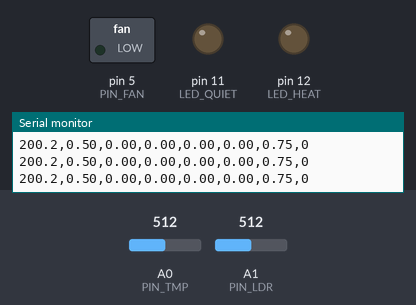
Bench run of a sketch on a simulated Arduino Uno, built with avr-gcc and run on an emulated ATmega328P. On the bench: switched loads named in the sketch (green lamp = pin HIGH), output pins drawn as LEDs (lit = HIGH), the last lines printed to the serial monitor. Inputs (shaded band) come from the test bench; at power-on: A1 (PIN_LDR) = 512, A0 (PIN_TMP) = 512.

Above: at 1.2 s.
1.3 s: A1 (PIN_LDR) set to 376
4.3 s: A1 (PIN_LDR) set to 343
At 5.6 s:
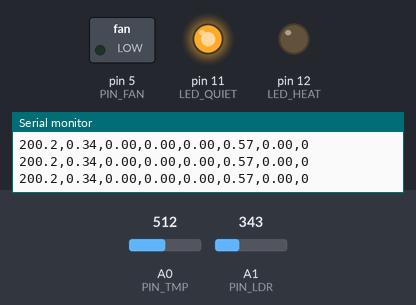
5.9 s: A0 (PIN_TMP) set to 240
8.9 s: A0 (PIN_TMP) set to 225
At 10.2 s:
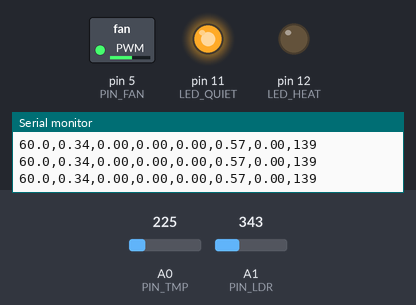
10.5 s: A0 (PIN_TMP) set to 122
At 11.7 s:
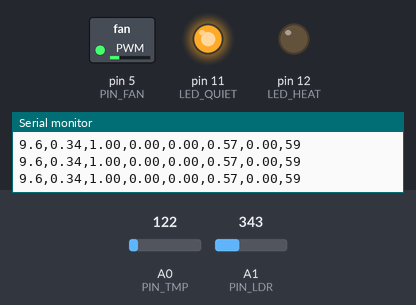
12.0 s: A1 (PIN_LDR) set to 511
At 12.8 s:
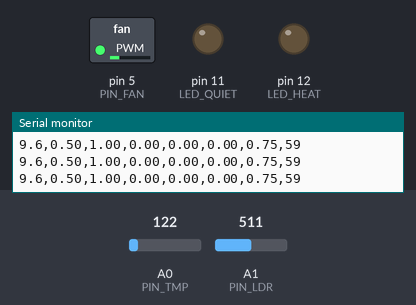
Timing chart, 0 to 14.6 s (numbered marks = the images above; inputs shaded):
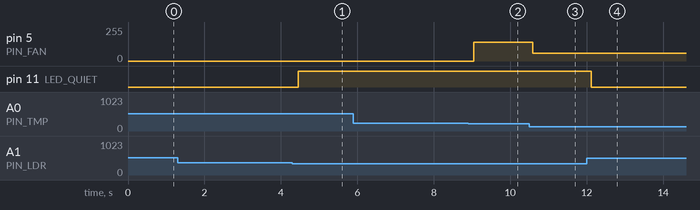

The sketch:

fuzzy_logic_smart_fan1.ino
```cpp
/*
  Fuzzy-Logic Smart Fan (Temperature → PWM)
  Platform: Arduino Uno (Tinkercad-ready)
  Inputs:
    - TMP36 on A0  (°C)
    - LDR divider on A1 (0..1 normalized proxy for illuminance)
  Output:
    - PWM on D5 to motor driver (BJT/MOSFET) with flyback diode
  Optional indicators:
    - D12 = HEAT ALERT (HOT)
    - D11 = QUIET MODE (DARK)
*/

const int PIN_FAN   = 5;
const int PIN_TMP   = A0;
const int PIN_LDR   = A1;
const int LED_HEAT  = 12;
const int LED_QUIET = 11;

// ---------- Sensing ----------
float readTempC_TMP36() {
  int r = analogRead(PIN_TMP);
  float v = r * (5.0f / 1023.0f);
  return (v - 0.5f) * 100.0f;  // TMP36: 10 mV/°C with 500 mV offset
}

float readLDRnorm() {
  int r = analogRead(PIN_LDR);
  // Normalize to 0..1 for fuzzy sets; add calibration if desired
  return r / 1023.0f;
}

// ---------- Membership functions ----------
float tri(float x, float a, float b, float c) {
  if (x <= a || x >= c) return 0.0f;
  if (x == b) return 1.0f;
  return (x < b) ? (x - a) / (b - a) : (c - x) / (c - b);
}

float trap(float x, float a, float b, float c, float d) {
  if (x <= a || x >= d) return 0.0f;
  if (x >= b && x <= c) return 1.0f;
  if (x > a && x < b)   return (x - a) / (b - a);
  /* x in (c, d) */     return (d - x) / (d - c);
}

// Temperature memberships (°C) — tune for your lab environment
float mu_COOL(float T) { return trap(T, -10, -10, 18, 22); } // strong below ~18, fades by ~22
float mu_WARM(float T) { return tri (T,  20,  26,  32); }    // peak near ~26
float mu_HOT (float T) { return trap(T,  28,  32,  50,  60); } // grows >~32

// Light memberships (0..1) from LDR normalization
float mu_DARK  (float L) { return trap(L, -0.1, -0.1, 0.25, 0.45); }
float mu_BRIGHT(float L) { return trap(L,  0.35, 0.55, 1.10, 1.10); }

// Output singletons for defuzzification (PWM 0..255)
const int Y_LOW  =  60;   // quiet
const int Y_MID  = 140;   // moderate
const int Y_HIGH = 230;   // strong

// Optional output smoothing (to reduce audible dithering)
int lastPWM = 0;
const int PWM_DEADBAND = 5;  // minimum change to apply

void setup() {
  pinMode(PIN_FAN,   OUTPUT);
  pinMode(LED_HEAT,  OUTPUT);
  pinMode(LED_QUIET, OUTPUT);
  analogWrite(PIN_FAN, 0);
  Serial.begin(115200);
  Serial.println("T_C,L_norm,COOL,WARM,HOT,DARK,BRIGHT,PWM");
}

void loop() {
  // 1) Sense
  float T = readTempC_TMP36();
  float L = readLDRnorm();

  // 2) Fuzzify
  float COOL = mu_COOL(T);
  float WARM = mu_WARM(T);
  float HOT  = mu_HOT(T);
  float DARK = mu_DARK(L);
  float BRGT = mu_BRIGHT(L);

  // 3) Rule base (Mamdani, min for AND)
  float r1 = COOL;               // IF COOL -> LOW
  float r2 = min(WARM, BRGT);    // IF WARM AND BRIGHT -> MID
  float r3 = min(WARM, DARK);    // IF WARM AND DARK -> LOW (quiet)
  float r4 = min(HOT,  BRGT);    // IF HOT  AND BRIGHT -> HIGH
  float r5 = min(HOT,  DARK);    // IF HOT  AND DARK  -> MID

  // 4) Defuzzify (centroid of singletons via weighted average)
  float num = r1*Y_LOW + r2*Y_MID + r3*Y_LOW + r4*Y_HIGH + r5*Y_MID;
  float den = r1 + r2 + r3 + r4 + r5 + 1e-6f;
  int pwm   = (int)constrain(num / den, 0, 255);

  // Optional deadband to prevent small oscillations
  if (abs(pwm - lastPWM) < PWM_DEADBAND) pwm = lastPWM;
  lastPWM = pwm;

  // 5) Actuate and indicators
  analogWrite(PIN_FAN, pwm);
  digitalWrite(LED_HEAT,  (HOT  > 0.5f));
  digitalWrite(LED_QUIET, (DARK > 0.5f));

  // 6) Telemetry for Serial Plotter
  Serial.print(T,1);   Serial.print(",");
  Serial.print(L,2);   Serial.print(",");
  Serial.print(COOL,2);Serial.print(",");
  Serial.print(WARM,2);Serial.print(",");
  Serial.print(HOT,2); Serial.print(",");
  Serial.print(DARK,2);Serial.print(",");
  Serial.print(BRGT,2);Serial.print(",");
  Serial.println(pwm);

  delay(150);
}
```

Measured:
- the behaviour switches between 359 and 358 on A1 (PIN_LDR) (found by bisection; images 0 and 1)
- the behaviour switches between 226 and 225 on A0 (PIN_TMP) (found by bisection; images 1 and 2)
- after the input at 4.3 s, pin 11 (LED_QUIET): LOW → HIGH after 0.15 s
- after the input at 8.9 s, pin 5 (PIN_FAN): 0/255 → 139/255 after 0.15 s
- after the input at 10.5 s, pin 5 (PIN_FAN): 139/255 → 59/255 after 0.09 s
- after the input at 12.0 s, pin 11 (LED_QUIET): HIGH → LOW after 0.12 s
